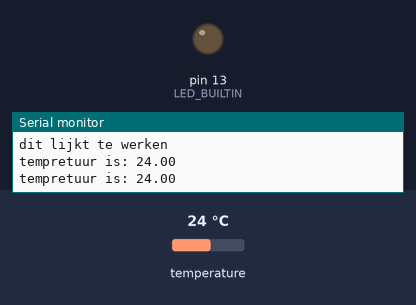
Simulated run of this sketch. Board: Arduino Uno, built with avr-gcc and run on an emulated ATmega328P. Parts: output pins drawn as LEDs (lit = HIGH), the last lines printed to the serial monitor. The test bench sets the inputs (shaded band); at power-on: temperature 24 °C.

Above: at 4.3 s.
4.4 s: temperature set to 22.6 °C
9.5 s: temperature set to 21.6 °C
At 14.2 s:
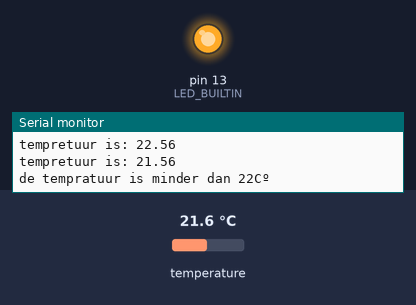
15.8 s: temperature set to 28 °C
19.5 s: temperature set to 12 °C
At 25.7 s:
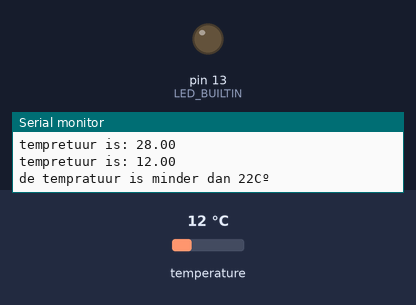
Timing chart, 0 to 27.1 s (numbered marks = the images above; inputs shaded):
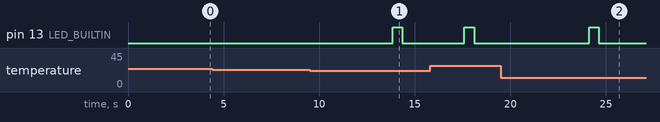

Measured:
- the behaviour switches between 22.1 and 22 °C on temperature (found by bisection; images 0 and 1)
- after the input at 9.5 s, pin 13 (LED_BUILTIN): LOW → HIGH after 4.3 s, → LOW 0.50 s later
- after the input at 19.5 s, pin 13 (LED_BUILTIN): LOW → HIGH after 4.6 s, → LOW 0.50 s later

The sketch:

arduino_tempratuur_meter_met_lichtje.ino
```cpp
#include <OneWire.h>
#include <DallasTemperature.h>

float temp = 0.0;
int oneWireBus(oneWireBus);
OneWire oneWire = 12;
DallasTemperature sensors(&oneWire);

void setup(void) {
  Serial.begin(9600);
  pinMode(LED_BUILTIN, OUTPUT);
  Serial.println("dit lijkt te werken");
  sensors.begin();
}

void loop(void){
  sensors.requestTemperatures();
  temp = sensors.getTempCByIndex(0);
  Serial.print("tempretuur is: ");
  Serial.println(temp);
  delay(2000);

  if (temp <= 22){
   Serial.println("de tempratuur is minder dan 22Cº");
   digitalWrite(LED_BUILTIN, HIGH);   // turn the LED on (HIGH is the voltage level)
   delay(500);                       // wait for a second
   digitalWrite(LED_BUILTIN, LOW);    // turn the LED off by making the voltage LOW
   delay(500);                       // wait for a
  }
}
```
